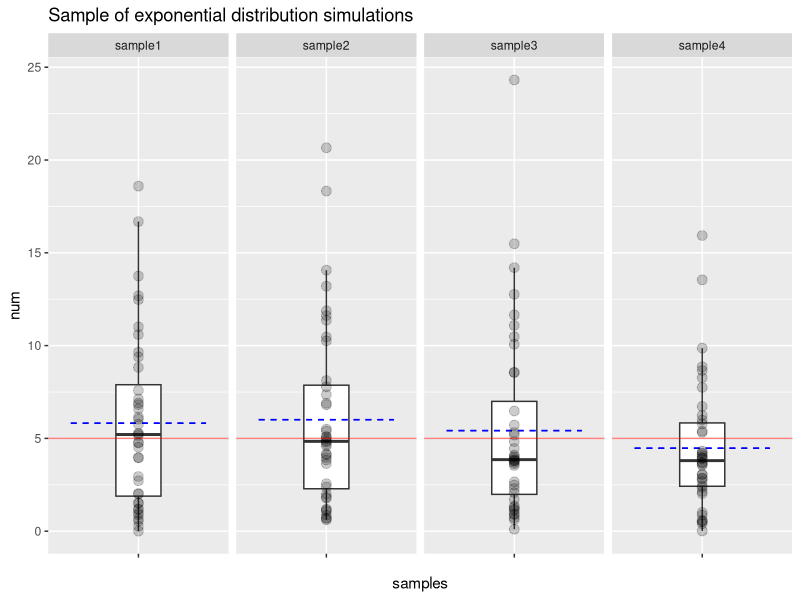
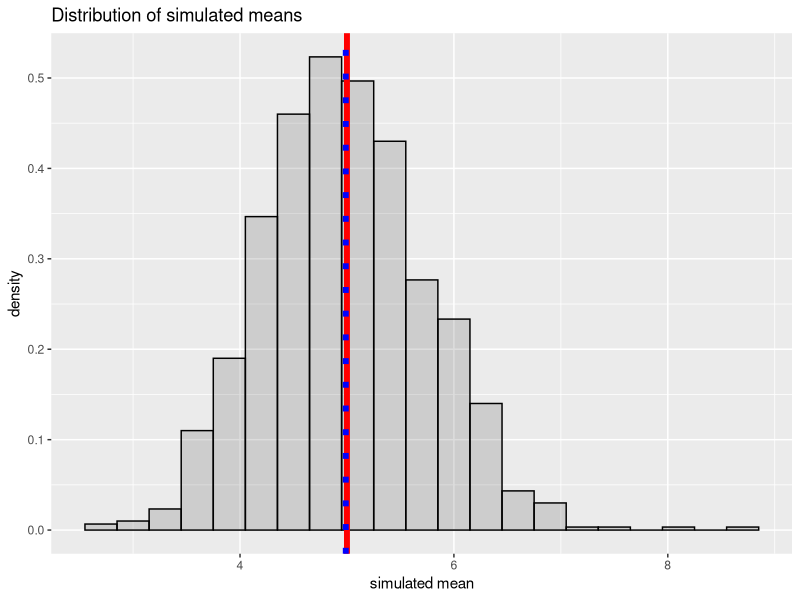
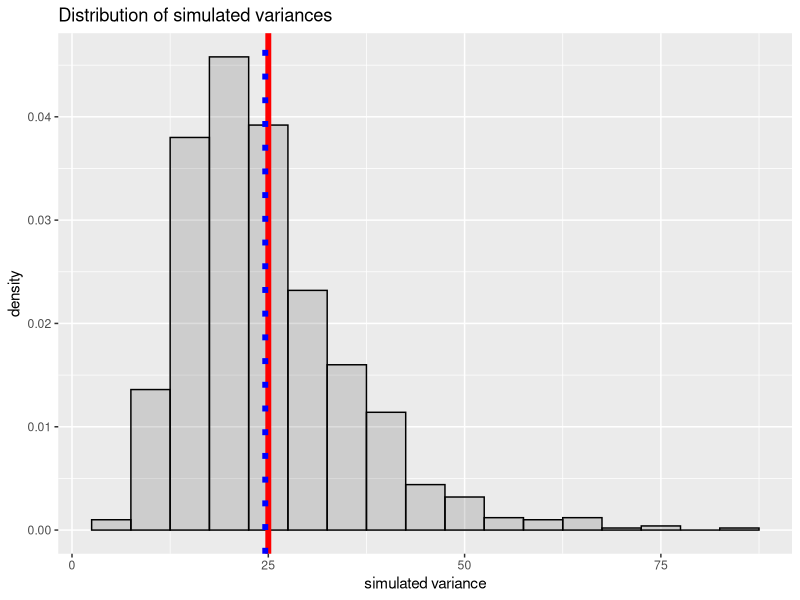
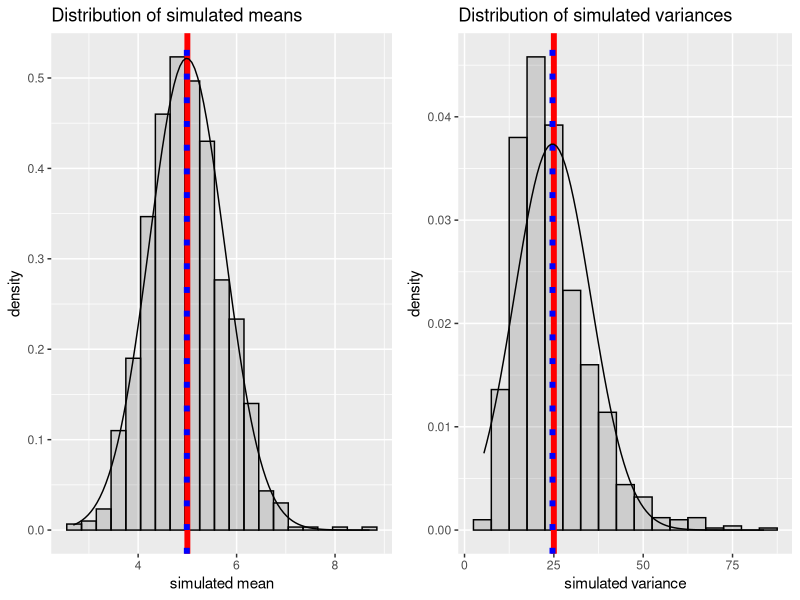

Here is the R script that generated these plots, in order:
## ---- chunk 1
# load required libraries
library(ggplot2)
library(gridExtra)
## ---- chunk 2
# define simulation peramters
n_sims <- 1000
n_obs <- 40
lambda <- 0.2
u <- 1/lambda
sd <- 1/lambda
var <- sd^2

# create an empty vector to store the simiulation results
sim_means <- c()
sim_var <- c()

# run the simulation n_sims times, and store the mean of each simulation in the sim_means variable
for (i in 1:n_sims){
    temp <- rexp(n_obs, lambda)
    temp_mean <- mean(temp)
    temp_var <- var(temp)
    sim_means <- append(sim_means, temp_mean)
    sim_var <- append(sim_var, temp_var)
}

# store the results in a dataframe
df <- data.frame(simulated.mean = sim_means,
                 simulated.var = sim_var)

# preview the dataframe
head(df);tail(df)
## ---- chunk 3
# generate 4 expondential distributions to show as examples
set.seed(5678)
sample1 <- rexp(n_obs, lambda); sample2 <- rexp(n_obs, lambda); sample3 <- rexp(n_obs, lambda); sample4 <- rexp(n_obs, lambda)

# combine the distributions into a dataframe for plotting
sample_df <- data.frame(num = c(sample1, sample2, sample3, sample4),
                        sample = c(rep('sample1',n_obs), rep('sample2',n_obs), rep('sample3',n_obs), rep('sample4', n_obs)))

# plot the 4 samples
g <- ggplot(sample_df, aes(y = num, group = sample)) + 
    facet_grid(.~sample) +
    geom_boxplot(aes(x = ''), outlier.shape = NA, width = 0.3) + 
    stat_summary(aes(x = '', ymax = ..y.., ymin = ..y..),fun.y = mean, color='blue', geom="errorbar", linetype = "dashed") + # plot the actual means
    geom_point(aes(x = ''),alpha = 0.2, size = 3) + # plot all the points
    geom_hline(yintercept = u, color = 'red', alpha = 0.5) + # plot the theoretical mean
    labs(title = "Sample of exponential distribution simulations", x = 'samples')
g
## ---- chunk 4
# Create a histogram of the means
g <- ggplot(df, aes(x = simulated.mean)) + geom_histogram(alpha = .20, binwidth=.3, colour = "black", aes(y = ..density..))
g <- g + geom_vline(xintercept = u, color = 'red', size = 2.0)
g <- g + geom_vline(xintercept = mean(sim_means), color = 'blue', size = 2.0, linetype = "dotted")
g <- g + labs(title = "Distribution of simulated means", x = "simulated mean")
g
## ---- chunk 5
# Create a histogram of the variances
g <- ggplot(df, aes(x = simulated.var)) + geom_histogram(alpha = .20, binwidth=5, colour = "black", aes(y = ..density..))
g <- g + geom_vline(xintercept = var, color = 'red', size = 2.0)
g <- g + geom_vline(xintercept = mean(sim_var), color = 'blue', size = 2.0, linetype = "dotted")
g <- g + labs(title = "Distribution of simulated variances", x = "simulated variance")
g
## ---- chunk 6
# Create a histogram of the means
g1 <- ggplot(df, aes(x = simulated.mean)) + geom_histogram(alpha = .20, binwidth=.3, colour = "black", aes(y = ..density..))
g1 <- g1 + geom_vline(xintercept = u, color = 'red', size = 2.0)
g1 <- g1 + geom_vline(xintercept = mean(sim_means), color = 'blue', size = 2.0, linetype = "dotted")
g1 <- g1 + labs(title = "Distribution of simulated means", x = "simulated mean")
g1 <- g1 + stat_function(fun = dnorm, args = list(mean = mean(sim_means), sd = sd(sim_means)))


# Create a histogram of the variances
g2 <- ggplot(df, aes(x = simulated.var)) + geom_histogram(alpha = .20, binwidth=5, colour = "black", aes(y = ..density..))
g2 <- g2 + geom_vline(xintercept = var, color = 'red', size = 2.0)
g2 <- g2 + geom_vline(xintercept = mean(sim_var), color = 'blue', size = 2.0, linetype = "dotted")
g2 <- g2 + labs(title = "Distribution of simulated variances", x = "simulated variance")
g2 <- g2 + stat_function(fun = dnorm, args = list(mean = mean(sim_var), sd = sd(sim_var)))

grid.arrange(g1, g2, ncol=2)
